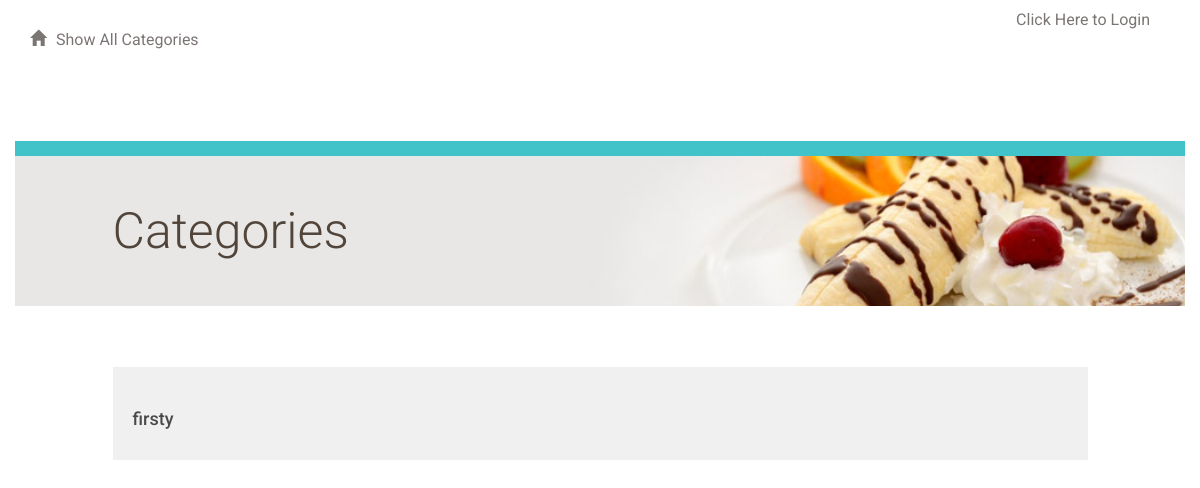
Before: /publicCategory/ with the older database file.
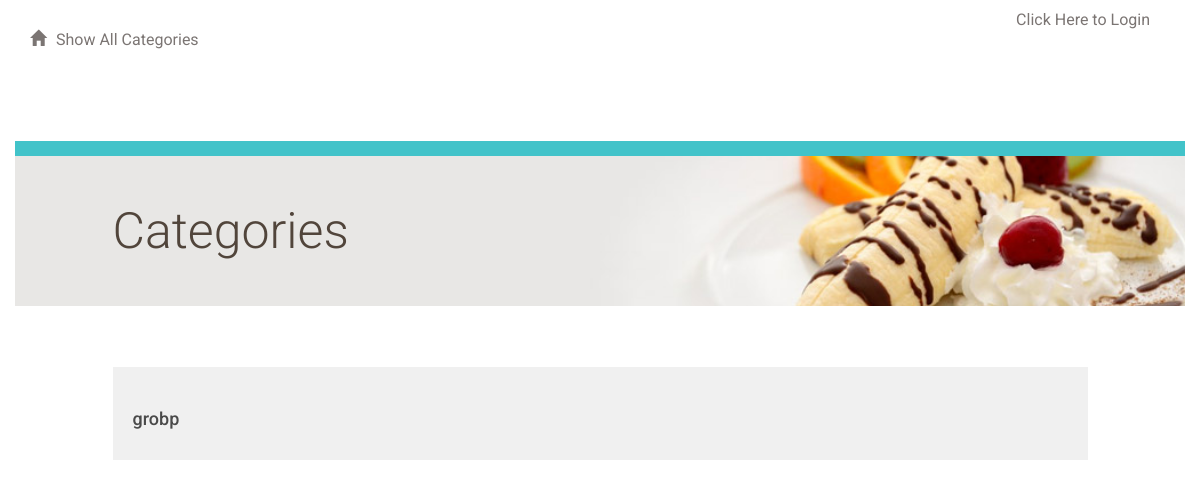
After: the same page with the newer database file.
### databaseSetup.py (models this page shows, shortened)
class Category(db.Model):
    __tablename__ = 'category'
    id = db.Column(db.Integer, primary_key=True)
    name = db.Column(db.String(250), nullable=False)
    user_id = db.Column(db.Integer, db.ForeignKey('user.id'))
    user = db.relationship(User)
    picture = image_attachment('CategoryImage')
    creation_instant = db.Column(db.DateTime(timezone=True), default=datetime.datetime.utcnow)

### ItemCatalog20.py (the view)
@app.route('/')
@app.route('/publicCategory/')
def showPublicCategory():
    categories = Category.query.order_by(db.asc(Category.name))
    no_categories = False
    try:
        content = categories[0]
    except:
        no_categories = True
    return render_template('publicCategory.html', categories=categories, no_categories=no_categories)

### templates/publicCategory.html (shortened to what this page needs)
{% extends "main.html" %}
{% block content %}
{% include "defaultHeader.html" %}
	<div class="row top-menu">
		<div class="col-md-10"></div>
	</div>
	<div class="row divider blue">
		<div class="col-md-12"></div>
	</div>
	<div class="row banner main">
		<div class="col-md-1"></div>
		<div class="col-md-11 padding-none">
			<h1>Categories</h1>
		</div>
	</div>
<div class="row padding-top padding-bottom">
	<div class="col-md-1"></div>
	<div class="col-md-10 padding-none"></div>
	<div class="col-md-1"></div>
</div>
{% for category in categories %}
	<a href = "{{ url_for('showPublicItem', category_id = category.id) }}">
		<div class="row">
			<div class="col-md-1"></div>
				<div class="col-md-10 restaurant-list">
					<h3>{{category.name}}</h3>
				</div>
			<div class="col-md-1"></div>
		</div>
	</a>
{% endfor %}
{% endblock %}

### templates/main.html (shortened to what this page needs)
<!DOCTYPE html>
<html lang="en">
	<head>
		<link rel="stylesheet" href="//netdna.bootstrapcdn.com/bootstrap/3.1.1/css/bootstrap.min.css">
		<link rel=stylesheet type=text/css href="{{ url_for('static', filename='styles.css') }}">
	</head>
	<body>
		<div class="container">
			{% block content %}
			{% endblock %}
		</div>
	</body>
</html>

### templates/defaultHeader.html
<div class="row top-menu">
	<div class="col-md-6">
		<a href="{{url_for('showCategory')}}">
			<span class="glyphicon glyphicon-home" aria-hidden="true"></span>Show All Categories
		</a>
	</div>
	<div class="col-md-6 text-right">
		<figure class="creator">
      <a href="{{url_for('showLogin')}}">Click Here to Login</a>
		</figure>
	</div>
</div>

### static/styles.css (style rules this page uses)
* { font-family: "Helvetica Neue Bold", Roboto, Helvetica, Arial, sans-serif; font-weight: 700; }
h1 { font-family: "Helvetica Neue Light", Roboto, Helvetica, Arial, sans-serif; font-size: 50px; color: #51453B; line-height: 60px; font-weight: 300; }
h3 { font-size: 18px; color: #4A4A4A; line-height: 23px; }
a { font-size: 14px; color: #0093B9; line-height: 17px; }
.padding-top { padding-top: 30px; }
.padding-bottom { padding-bottom: 30px; }
.padding-none { padding: 0; }
.glyphicon { margin-right: 10px; }
.top-menu { padding-top: 30px; padding-bottom: 30px; }
.top-menu a { margin-bottom: 0; line-height: 16px; font-size: 16px; color: #7B7573; font-weight: 400; }
.divider { height: 15px; }
.divider.blue { background-color: #42C3C9; }
.banner.main { height: 150px; background: url("/static/top-banner.jpg"); background-position: right; background-repeat: no-repeat; background-size: cover; }
.banner h1 { margin: 45px 0; }
.restaurant-list { background-color: #F0F0F0; padding: 20px; u }
.creator { padding-right: 20px; margin-top: -20px; text-align: right; float:right; }

Changed rows visible on the page:
removed Category: name "firsty"
added Category: name "grobp"
